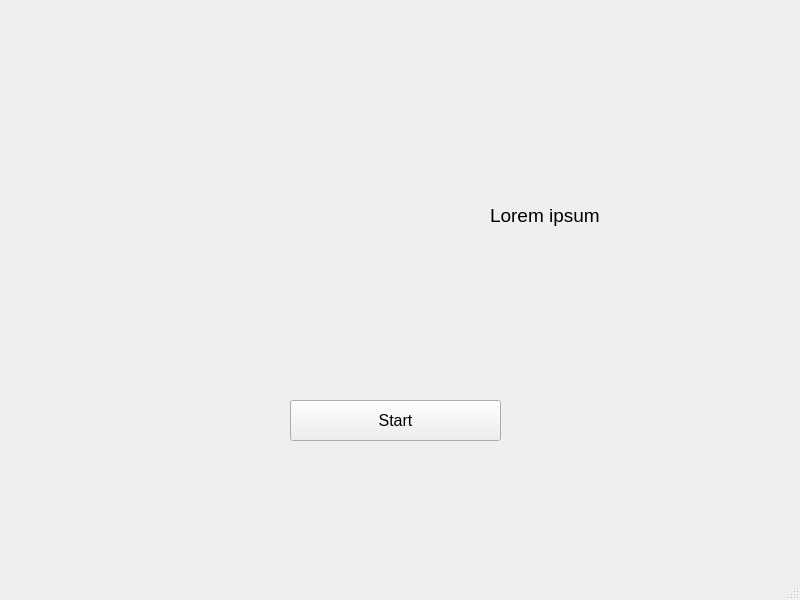
<?xml version="1.0" encoding="UTF-8"?>
<ui version="4.0">
 <class>MainWindow</class>
 <widget class="QMainWindow" name="MainWindow">
  <property name="geometry">
   <rect>
    <x>0</x>
    <y>0</y>
    <width>800</width>
    <height>600</height>
   </rect>
  </property>
  <property name="windowTitle">
   <string>MainWindow</string>
  </property>
  <widget class="QWidget" name="centralwidget">
   <widget class="QLabel" name="lbl_video">
    <property name="geometry">
     <rect>
      <x>20</x>
      <y>20</y>
      <width>381</width>
      <height>301</height>
     </rect>
    </property>
    <property name="text">
     <string/>
    </property>
   </widget>
   <widget class="QPushButton" name="btn_start">
    <property name="geometry">
     <rect>
      <x>290</x>
      <y>400</y>
      <width>211</width>
      <height>41</height>
     </rect>
    </property>
    <property name="font">
     <font>
      <pointsize>12</pointsize>
     </font>
    </property>
    <property name="text">
     <string>Start</string>
    </property>
   </widget>
   <widget class="QLabel" name="txt_gesto">
    <property name="geometry">
     <rect>
      <x>490</x>
      <y>190</y>
      <width>221</width>
      <height>51</height>
     </rect>
    </property>
    <property name="font">
     <font>
      <pointsize>14</pointsize>
     </font>
    </property>
    <property name="text">
     <string>Lorem ipsum</string>
    </property>
   </widget>
  </widget>
  <widget class="QMenuBar" name="menubar">
   <property name="geometry">
    <rect>
     <x>0</x>
     <y>0</y>
     <width>800</width>
     <height>26</height>
    </rect>
   </property>
  </widget>
  <widget class="QStatusBar" name="statusbar"/>
 </widget>
 <resources/>
 <connections/>
</ui>
